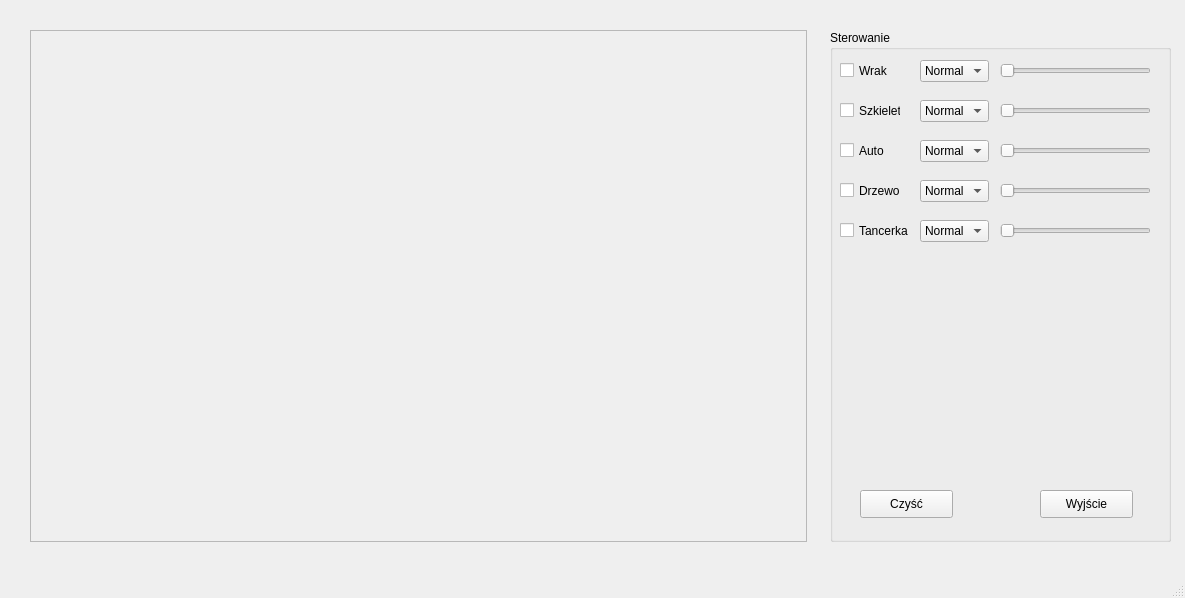
<?xml version="1.0" encoding="UTF-8"?>
<ui version="4.0">
 <class>MainWindow</class>
 <widget class="QMainWindow" name="MainWindow">
  <property name="geometry">
   <rect>
    <x>0</x>
    <y>0</y>
    <width>1185</width>
    <height>598</height>
   </rect>
  </property>
  <property name="windowTitle">
   <string>MainWindow</string>
  </property>
  <widget class="QWidget" name="centralwidget">
   <widget class="QFrame" name="frame">
    <property name="geometry">
     <rect>
      <x>30</x>
      <y>30</y>
      <width>777</width>
      <height>512</height>
     </rect>
    </property>
    <property name="frameShape">
     <enum>QFrame::StyledPanel</enum>
    </property>
    <property name="frameShadow">
     <enum>QFrame::Raised</enum>
    </property>
   </widget>
   <widget class="QGroupBox" name="groupBox">
    <property name="geometry">
     <rect>
      <x>830</x>
      <y>30</y>
      <width>341</width>
      <height>512</height>
     </rect>
    </property>
    <property name="title">
     <string>Sterowanie</string>
    </property>
    <widget class="QPushButton" name="cleanButton">
     <property name="geometry">
      <rect>
       <x>30</x>
       <y>460</y>
       <width>93</width>
       <height>28</height>
      </rect>
     </property>
     <property name="text">
      <string>Czyść</string>
     </property>
    </widget>
    <widget class="QPushButton" name="exitButton">
     <property name="geometry">
      <rect>
       <x>210</x>
       <y>460</y>
       <width>93</width>
       <height>28</height>
      </rect>
     </property>
     <property name="text">
      <string>Wyjście</string>
     </property>
    </widget>
    <widget class="QCheckBox" name="checkBox">
     <property name="geometry">
      <rect>
       <x>10</x>
       <y>30</y>
       <width>61</width>
       <height>21</height>
      </rect>
     </property>
     <property name="text">
      <string>Wrak</string>
     </property>
    </widget>
    <widget class="QCheckBox" name="checkBox_2">
     <property name="geometry">
      <rect>
       <x>10</x>
       <y>70</y>
       <width>61</width>
       <height>21</height>
      </rect>
     </property>
     <property name="text">
      <string>Szkielet</string>
     </property>
    </widget>
    <widget class="QCheckBox" name="checkBox_3">
     <property name="geometry">
      <rect>
       <x>10</x>
       <y>150</y>
       <width>61</width>
       <height>21</height>
      </rect>
     </property>
     <property name="text">
      <string>Drzewo</string>
     </property>
    </widget>
    <widget class="QCheckBox" name="checkBox_4">
     <property name="geometry">
      <rect>
       <x>10</x>
       <y>110</y>
       <width>61</width>
       <height>21</height>
      </rect>
     </property>
     <property name="text">
      <string>Auto</string>
     </property>
    </widget>
    <widget class="QCheckBox" name="checkBox_5">
     <property name="geometry">
      <rect>
       <x>10</x>
       <y>190</y>
       <width>71</width>
       <height>21</height>
      </rect>
     </property>
     <property name="text">
      <string>Tancerka</string>
     </property>
    </widget>
    <widget class="QSlider" name="horizontalSlider">
     <property name="geometry">
      <rect>
       <x>170</x>
       <y>30</y>
       <width>151</width>
       <height>22</height>
      </rect>
     </property>
     <property name="maximum">
      <number>100</number>
     </property>
     <property name="orientation">
      <enum>Qt::Horizontal</enum>
     </property>
    </widget>
    <widget class="QSlider" name="horizontalSlider_2">
     <property name="geometry">
      <rect>
       <x>170</x>
       <y>70</y>
       <width>151</width>
       <height>22</height>
      </rect>
     </property>
     <property name="maximum">
      <number>100</number>
     </property>
     <property name="orientation">
      <enum>Qt::Horizontal</enum>
     </property>
    </widget>
    <widget class="QSlider" name="horizontalSlider_3">
     <property name="geometry">
      <rect>
       <x>170</x>
       <y>110</y>
       <width>151</width>
       <height>22</height>
      </rect>
     </property>
     <property name="maximum">
      <number>100</number>
     </property>
     <property name="orientation">
      <enum>Qt::Horizontal</enum>
     </property>
    </widget>
    <widget class="QSlider" name="horizontalSlider_4">
     <property name="geometry">
      <rect>
       <x>170</x>
       <y>150</y>
       <width>151</width>
       <height>22</height>
      </rect>
     </property>
     <property name="maximum">
      <number>100</number>
     </property>
     <property name="orientation">
      <enum>Qt::Horizontal</enum>
     </property>
    </widget>
    <widget class="QSlider" name="horizontalSlider_5">
     <property name="geometry">
      <rect>
       <x>170</x>
       <y>190</y>
       <width>151</width>
       <height>22</height>
      </rect>
     </property>
     <property name="maximum">
      <number>100</number>
     </property>
     <property name="orientation">
      <enum>Qt::Horizontal</enum>
     </property>
    </widget>
    <widget class="QComboBox" name="comboBox">
     <property name="geometry">
      <rect>
       <x>90</x>
       <y>30</y>
       <width>69</width>
       <height>22</height>
      </rect>
     </property>
     <item>
      <property name="text">
       <string>Normal</string>
      </property>
     </item>
     <item>
      <property name="text">
       <string>Multiply</string>
      </property>
     </item>
     <item>
      <property name="text">
       <string>Darken</string>
      </property>
     </item>
     <item>
      <property name="text">
       <string>Lighten</string>
      </property>
     </item>
     <item>
      <property name="text">
       <string>Average</string>
      </property>
     </item>
    </widget>
    <widget class="QComboBox" name="comboBox_2">
     <property name="geometry">
      <rect>
       <x>90</x>
       <y>70</y>
       <width>69</width>
       <height>22</height>
      </rect>
     </property>
     <item>
      <property name="text">
       <string>Normal</string>
      </property>
     </item>
     <item>
      <property name="text">
       <string>Multiply</string>
      </property>
     </item>
     <item>
      <property name="text">
       <string>Darken</string>
      </property>
     </item>
     <item>
      <property name="text">
       <string>Lighten</string>
      </property>
     </item>
     <item>
      <property name="text">
       <string>Average</string>
      </property>
     </item>
    </widget>
    <widget class="QComboBox" name="comboBox_3">
     <property name="geometry">
      <rect>
       <x>90</x>
       <y>150</y>
       <width>69</width>
       <height>22</height>
      </rect>
     </property>
     <item>
      <property name="text">
       <string>Normal</string>
      </property>
     </item>
     <item>
      <property name="text">
       <string>Multiply</string>
      </property>
     </item>
     <item>
      <property name="text">
       <string>Darken</string>
      </property>
     </item>
     <item>
      <property name="text">
       <string>Lighten</string>
      </property>
     </item>
     <item>
      <property name="text">
       <string>Average</string>
      </property>
     </item>
    </widget>
    <widget class="QComboBox" name="comboBox_4">
     <property name="geometry">
      <rect>
       <x>90</x>
       <y>110</y>
       <width>69</width>
       <height>22</height>
      </rect>
     </property>
     <item>
      <property name="text">
       <string>Normal</string>
      </property>
     </item>
     <item>
      <property name="text">
       <string>Multiply</string>
      </property>
     </item>
     <item>
      <property name="text">
       <string>Darken</string>
      </property>
     </item>
     <item>
      <property name="text">
       <string>Lighten</string>
      </property>
     </item>
     <item>
      <property name="text">
       <string>Average</string>
      </property>
     </item>
    </widget>
    <widget class="QComboBox" name="comboBox_5">
     <property name="geometry">
      <rect>
       <x>90</x>
       <y>190</y>
       <width>69</width>
       <height>22</height>
      </rect>
     </property>
     <item>
      <property name="text">
       <string>Normal</string>
      </property>
     </item>
     <item>
      <property name="text">
       <string>Multiply</string>
      </property>
     </item>
     <item>
      <property name="text">
       <string>Darken</string>
      </property>
     </item>
     <item>
      <property name="text">
       <string>Lighten</string>
      </property>
     </item>
     <item>
      <property name="text">
       <string>Average</string>
      </property>
     </item>
    </widget>
   </widget>
  </widget>
  <widget class="QMenuBar" name="menubar">
   <property name="geometry">
    <rect>
     <x>0</x>
     <y>0</y>
     <width>1185</width>
     <height>21</height>
    </rect>
   </property>
  </widget>
  <widget class="QStatusBar" name="statusbar"/>
 </widget>
 <resources/>
 <connections/>
</ui>
